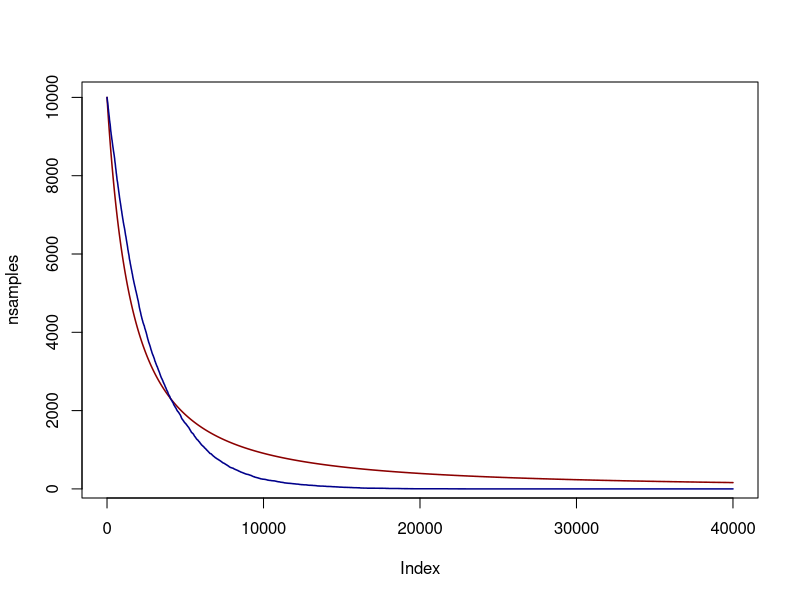
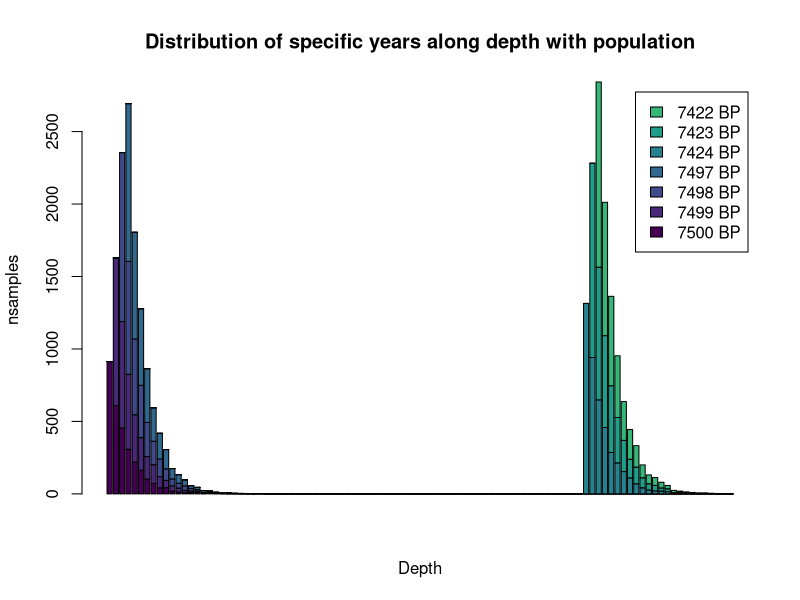
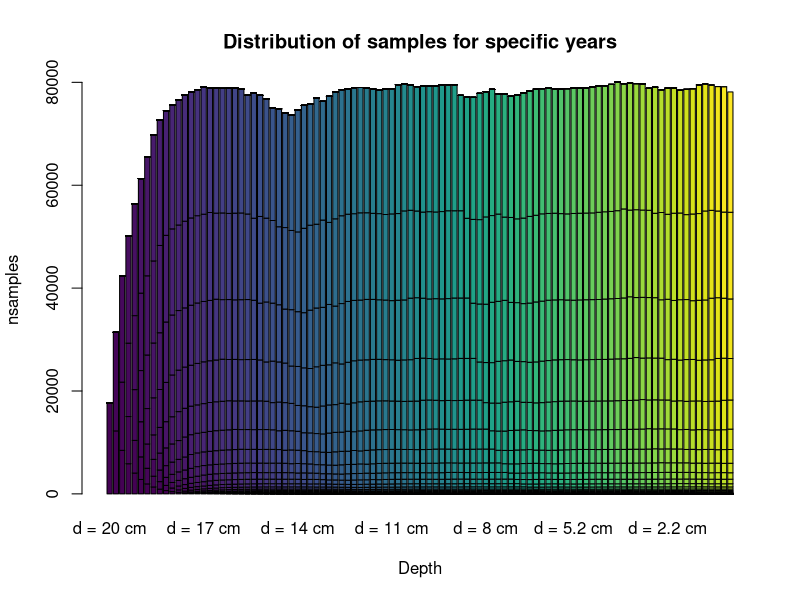
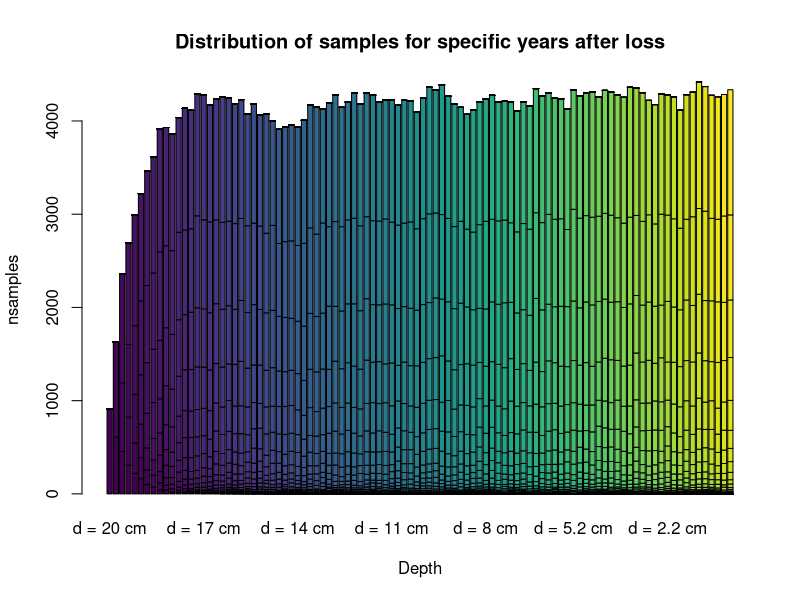

Source code (R) for these figures, in order:
## ---- chunk 1
# We need to reimplement the functions and get the simulation results from chapter 1
# to be able to use them again in this chapter

### Population protocol

## Function 1. Generation of population dynamics
#' @title Gpd
#' Returns a data.frame with two columns, where the number of rows is the number of
#' people. The first column contains the ages and the second column contains the sex.
#' @param x: Input data. A data frame or matrix with two columns and nrow = Initial
#' population. One row per individual. The first column is the age of the individual.
#' The second column is the sex of the individual, and must be c("F","M").
#' @param W_fer_age: Vector with two values. The first value is the youngest age
#' at which is considered that women can have children for prehistoric societies.
#'  The second value is the oldest age at which is considered that women can 
#'  have children. Default is c(10,30).
#' @param M_fer_age: Vector with two values. The first value is the youngest age
#' at which is considered that men can have children for prehistoric societies.
#' The second value is the oldest age at which is considered that men can have 
#' children. Default is c(15,40)
#' @param  P_o: Probability of a woman having a son per year. Default is 0.3.
#' @param prob: Probability that an individual will die if total population
#' exceeds K. Default is 0.8
#' @param K: Carrying capacity.
#' @param ...: This function uses the embedded function death(). 
#' Their arguments can be added.
#' @export

Gpd <- function(x, W_fer_age = c(10,45), M_fer_age = c(15,55),
                P_o = 0.3, prob = 0.8, K, ...){
  
  ### Process of having offspring
  
  # Female fertile population
  W <- x[x[,2]=="F",]
  W_fert <- W[W$Age>W_fer_age[1] & W$Age<W_fer_age[2],]
  
  # Male fertile population
  M <- x[x[,2]=="M",]
  M_fert <- M[M$Age>M_fer_age[1] & M$Age<M_fer_age[2],]
  
  ## Probability of having descendance per woman
  # Penalisation in case there are too few men
  pen <- round(nrow(M_fert)*2/nrow(W_fert),2) ## Assumes one man can have two women
  pen[pen>1] <- 1 ## The men penalisation can never multiply the birth rate per woman
  
  ## Probability of a woman having a son per year
  P_o <- P_o*pen
  
  Offspring <- sum(rbinom(nrow(W_fert),1,P_o))
  x$Age <- x$Age+1 ## They get one year older
  New_pop <- data.frame("Age" = rep(0,Offspring),                        
                        "Sex" = sample(c("M","F"),Offspring,prob=c(0.5,0.5),replace = TRUE))
  x <- rbind(x,New_pop)
  
  ### Process of dying
  
  vec_d <- apply(x,1,death,...)
  x <- x[vec_d==0,]
  
  ## Apply carrying capacty restrictions
  x <- K_lim(x, K = K, prob = prob)
  
  return(x)
}

## Function 2. Simulation of death process
#' @title death
#' Returns a value (0,1) where 0 = person lives and 1 = person dies, based
#' on pd (the probability matrix)
#' Thought to use with apply
#' @param x: An integer with the age of the person
#' @param pd: The probability matrix for mortality by age
#' @export

## The age-structured data frame is based on Gurven, Kaplan and Supa, 2007.
## It is extracted adapted after computation from their text (not graphs or tables)

death <- function(x,pd=data.frame("Age" = c(0:99),
                                  "P_d" = c(rep(0.14,1),
                                            rep(0.16,4),
                                            rep(0.05,5),
                                            rep(0.01,24),
                                            rep(0.03,14),
                                            rep(0.1,10),
                                            rep(0.3,42)))){
  age <- as.numeric(x[1])
  return(rbinom(1,1,prob = pd[pd$Age==age,2]))
}

## Function 3. Simulation of carrying capacity limitation
#' @title K_lim
#' If the population exceeds the carrying capacity, it eliminates oversize
#' with 0.8 probability per person exceeding.
#' @param x: Data frame or matrix. Population (number of people)
#' @param K: Integer. Carrying capacity. Provided by the user
#' @param prob: It is the probability of dying when surpassing carrying capacity
#' @export

K_lim <- function(x,K,prob = 0.8){
  p <- nrow(x)
  if (p>K){
    o <- rbinom(p-K,1,prob)
    o <- sum(o[o==1])
    o[o==0] <- 1 ## Avoids problem eliminating all the df if remove == 0
    x <- x[-sample(1:nrow(x),o,replace = FALSE),]
  }
  return(x)
}


## Function 4. 
#' @title A_rates
#' Simulation of samples generated per year (anthropogenic deposition rates)
#' Returns the Kilograms of bone produced per year in a site.
#' @param x: Integer (user provided), vector or data.frame. It is the number of 
#' people inhabiting the site. If data.frame, the number of people is the number 
#' of rows. If vector, it is the length of the vector.
#' @param kcalpers: Quantity of kilocalories consumed per year per adult person.
#' For easier computation, it has a range of [1.5,2.5]. Defaul is 2
#' @param kcalmeat_eat: Proportion of kilocalories extracted from meat. Range [0,1].
#' Default is 0.45, based on Cordain et al (2000)
#' @param kcalmeat_prod: Quantity of kiocalories per meat kilogram. Range [1,2.5]
#' Default is 1.5, considering goat meat.
#' @param in_camp_eat: Proportion of food consumed within the camp. Range [0,1]. 
#' Default is 0.55 based on Collette-Barbesque et al. (2016).
#' @param in_camp_stay: Proportion of time spent in a specific camp. Valid for 
#' groups with high mobility. The proportion is computed within the function, but
#' the user introduces the weeks of occupation of the camp, where the maximum is
#' 52 (full year). Default is 13 (weeks, or 0.25 of the year).
#' three months a year.
#' @param kg: Bone proportion for each animal consumed. Default is 0.07 for now, 
#' based on Johnston et al. (2021), but perhaps I should change that. Review
#' @export

A_rates <- function(x,
                   kcalpers = 2,
                   kcalmeat_eat = 0.45,
                   kcalmeat_prod = 1.5,
                   in_camp_eat = 0.55,
                   in_camp_stay = 13,
                   kg = 0.07){
  
  if (in_camp_stay > 52) stop('A year cannot have more than 52 weeks')
  
  if (is.data.frame(x) == TRUE){
    P <- nrow(x)
  } else if (length(x) == 1){
    P <- x
  } else {
    P <- length(x)
  }
  
  B <- kcalpers*365
  M <- kcalmeat_eat
  R <- kcalmeat_prod
  S <- in_camp_eat
  O <- round(in_camp_stay/52,2)
  Kg <- kg

  C <- B*M
  
  G <- (C*S)/R ## Quantity (in kg) of animal consumed per person in camp during year t
  
  A <- P*O*Kg*G ## kilograms of meat consumed within a camp by the group
  W <- round((1000*A)/4) ## samples extracted from that meat
  
  return(W)
}


## Function 5. 
#' @title D_along
#' It distributes the samples produced in one specific year along the depth of the
#' site, without any kind of post-depositional alteration, and according to 
#' pre-established post-deposition rates. Returns a vector with the samples exponentially
#' distributed. The vector is as long as L/r and the error (Pb) is considered.
#' @param x: Integer (user provided), vector or data.frame. It is the number samples
#' produced at a specifi 't'.
#' @param r: Is the deposition rates. At this moment, values > than 0.5 are not accepted.
#' If values with two or more decimals are provided, the function will automatically round 
#' the value to one decimal.
#' @param Max_bone_thickness: Maximum thickness of bones within the assemblage. Four
#' values are possible: small ('s') = 2.5 cm; medium ('m') = 5 cm; large ('l') = 10 cm
#' and very large ('vl') = 20 cm. Default is 'm'.
#' @param Pb: Proportion of samples buried sample at tmax, considering error. Pb 
#' cannot be higher or equal to 1. Default is 0.9999, which stands for 99.99%.
#' @export

D_along <- function(x,r, Max_bone_thickness = "m", Pb = .9999){
  
  # Define W
  W <- x
  
  # Define parameter r
  r <- round(r,1)
  if(r>0.5) stop("values > 0.5 are not accepted for param 'r'")
  
  # Define parameter Max_bone_thickness (L)
  if (Max_bone_thickness == 's'){
    L <- 2.5
  } else if (Max_bone_thickness == 'm'){
    L <- 5
  } else if (Max_bone_thickness == 'l'){
    L <- 10
  } else if (Max_bone_thickness == 'vl'){
    L <- 20
  }
  
  # Constraints for parameter Pb
  if (Pb >= 1) stop("Pb must be lower than 1")
  
  # Define tmax
  tm <- L/r
  ss <- rep(0,round(tm)) ## Vector to distribute samples over
  
  # Estimate lambda
  l <- -log(1-Pb)/tm
  tl <- 0 # Year where the sample is deposited
  tu <- 1 # Year when it is covered
  
  for (i in 1:tm){
    Wb <- W*(1-exp(-l*(tu-tl))) ## Apply formula
    Wbprev <- W*(1-exp(-l*((tu-1)-tl))) ## To substract values previous to tu
    ss[i] <- round(Wb-Wbprev) ## Number of samples for each year
    tu <- tu + 1
  }
  
  return(ss)
}


## Function 6. 
#' @title Pop_stoch
#' It reproduces the population stochastic process. The result is a vector with the 
#' number of individuals for each year.
#' @param Pop: Integer with the initial population
#' @param K: Only if model_pop = TRUE. In this case, it is the carrying capacity
#' @param ts: Time-span, the number of years considered for the process
#' @param prob: Probability that an individual will die if total population
#' exceeds K. Default is 0.8
#' @param K: Carrying capacity.
#' @param ...: This function uses the functions Gpd(), and thus it also uses
#' death() and K_lim(). The additional arguments can be added.
#' @export

Pop_stoch <- function(Pop, K, prob = 0.8, ts, ...){
  
  ## Create initial population
  Ip <- Pop
  Ip <- data.frame("Age" = sample(10:30,Ip,10:30, replace = TRUE),
                   "Sex" = sample(c("M","F"), Ip, prob = c(0.5,0.5), replace = TRUE))
    
  pop <- c()
  
  ## Run stochastic process  
  for (i in 1:ts){
    pop[i] <- nrow(Gpd(Ip, K = K, prob = prob, ...))
    Ip <- Gpd(Ip, K = K, prob = prob, ...)
  }
  
  return(pop)
}

## Function 7. 
#' @title Rec_c
#' It spreads the different amount of samples accord different profundities
#' @param x: Vector with the number of samples per year
#' @param persqm: If TRUE, the total record is divided by the area of the site
#' (in square meters), so that the output belongs to each square meter. Default is
#' FALSE
#' @param area: Only if persqm = TRUE. In this case, the total area of the site 
#' must be provided
#' @param ts: Time-span, the number of years considered for the process
#' @param InitBP: Initial year considered for the process. In BP.
#' @param ...: This function uses the functions D_along(). The additional 
#' arguments can be added.
#' @export

Rec_c <- function(x, persqm = FALSE, area, ts, InitBP, ...){
  
  ## Whether sqm division must be included or not
  if (persqm == TRUE){
    x <- x/area
  }
  
  ## Spread dates along different depths
  matdim <- length(x)
  mat <- matrix(nrow=matdim,ncol=matdim)
  
  for (i in 1:matdim){
    new <- D_along(x[i], ...)
    st <- i-1
    pos <- c(rep(0,st),new)
    pos <- pos[1:matdim]
    mat[,i] <- pos
  }
  mat[is.na(mat)] <- 0
  
  ## Names for columns (each year)
  years <- seq(InitBP,InitBP-ts)
  nyears <- c()
  for (i in 1:matdim){
    nyears[i] <- paste0(years[i], " BP")
  }
  colnames(mat) <- nyears
  
  ## Names for rows (each depth)
  ## Extract arguments as a list
  Extract_param <- function(x, ...){ 
    extras <- list(...)
    return(list(extras=extras)) 
  }

  dr <- Extract_param(D_along, ...)
  dr <- dr$extras$r
  
  d <- rev(cumsum(rep(dr,nrow(mat)))) ## computes depths
  rownames(mat) <- paste0("d = ", d, " cm")

  return(mat)
}


set.seed(1234)
Ps <- Pop_stoch(Pop=100, ts= 100, K = 150)
samp <- unlist(lapply(Ps,A_rates)) ## Extract sample per time steps
Rec <- Rec_c(samp, InitBP = 7500, ts = 100, r = 0.2, Max_bone_thickness = "m")

tRec <- t(Rec)

## ---- chunk 2
library(DiagrammeR)

grViz("
digraph record_formation {

graph [layout = dot, ## Set title and layout
       label = 'Record loss process',
       labelloc = 't'
       fontname = Helvetica,
       fontsize = 30]

# node definitions with substituted label text
node [fontname = Helvetica, ## General node definition
      style = filled,
      color = MistyRose]
      
## Per node definition
a [label = '@@1',
   fillcolor = orange]
b [label = '@@2',
   fillcolor = orange]
c [label = '@@3',
   fillcolor = cadetblue,
   fixedsize = shape,
   width = 8.5,
   height = 1.5,
   fontsize = 30]

## General edge definition
edge [color = grey,
       arrowhead = vee,
       arrowtail = vee]

## Specific edges
a -> {c}
b -> {c}
}

## Label definition
[1]: 'Low impact - long term action'
[2]: 'High impact - short term action'
[3]: 'Remaining archaeological waste'

")
## ---- chunk 3


### COMPARISON OF SUROVELL AGAINST BINOMIAL

Ns <- 10000 ## Number of sites (proxies)
t <- 40000 ## Time span

## Surovell proposal
# Constants
a <- 5.726442e06  
b <- 2176.4
c <- -1.3925309


## Surovell's sites
Ss <- rep(Ns,t)
for (i in 2:t){
  tm <- a*((c(0,i)+b)^c)
  tm <- round((tm[2]/tm[1])*Ns)
  Ss[i] <- tm
}


#plot(Ss, type = "l")

## Binomial proposal

Bs <- rep(Ns,t)
for (i in 2:t){
  Ns <- rbinom(1,Ns,0.99964)
  Bs[i] <- Ns 
}
pbinom(10000,Ns,0.99964)
#Bs[2]
#?dbinom
plot(Ss, type = "l", lwd = 1.5, col = "darkred",ylab="nsamples")
lines(Bs, lwd = 1.5, col = "darkblue")

cor.test(Ss, Bs)
Bs[1:10]
Ss[1:10]
summary(lm(Ss ~ Bs))

dbinom(9997,10000,0.99964)
rbinom(1,10000,.9999)


## two thetas proposal
Ns <- 10000
th_l <- 0.9995
th_s <- 1

Ls <- rbinom(1,Ns,th_s)

Th_ss <- c(Ns,rep(Ls,t-1))

for (i in 2:t){
  Ls <- rbinom(1,Ls,th_l)
  Th_ss[i] <- Ls
}
Th_ss[10000]
Th_ss[10000:11000]
#plot(Ss, type = "l", lwd = 2, col = "darkred", main = "Different proposals of record loss", 
#     ylab = "Nsamples", xlab = "t")
#lines(Th_ss, lwd = 2, col = "darkblue")
#legend("topright", legend = c("Surovell", "Current"), lty = c(1,1), col = c("darkred","darkblue"))

cor.test(Ss,Th_ss)

## ---- chunk 4

## Function 8. Short term taphonomic loss
#' @title short_loss
#' Returns a data frame in the same form that the inserted data frame with 
#' reduced values for short-term taphonomic loss process
#' @param x: A vector with the amount of sample per depth. If used for many years, use
#' with apply function, where the rows of the data frame are the depths and the columns 
#' the years.
#' @param theta_s: Probability of the record surviving after the first year after deposition
#' @export

short_loss <- function(x,theta_s){
  res <- c()
  for (i in 1:length(x)){
    res[i] <- rbinom(1,x[i],theta_s)
  }
  return(res)
}

## Function 9. Long term taphonomic loss
#' @title long_loss
#' Returns a data frame in the same form that the inserted data frame with 
#' reduced values for short-term taphonomic loss process
#' @param x: A vector with the amount of sample per depth. If used for many years, use
#' with apply function, where the rows of the data frame are the depths and the columns 
#' the years.
#' @param theta_l: Probability of the record surviving after the first year after deposition
#' @param it: Initial time. Initial year of occupation in BP.
#' @export

long_loss <- function(x, theta_l, it){
  t <- it+1950
  
  for (i in 1:ncol(x)){
    prob <- theta_l^(t-i)
    s <- x[,i]
      for (k in 1:length(s)){
        s[k] <- rbinom(1,s[k],prob)
               
      }
    x[,i] <- s  
  }
  return(x)
}
## ---- chunk 5
tlRec <- apply(Rec, 2, short_loss, 0.9)
lRec <- long_loss(tlRec,.9997,7500)
tlRec <- t(lRec)
## ---- chunk 6
library(viridis)
barplot(tlRec[c(1:4,77:79),], col = viridis(10), legend = colnames(Rec)[c(1:4,77:79)],
        xlab = "Depth", ylab = "nsamples", main = "Distribution of specific years along depth with population")
lines(Ps*300, col = "darkred", lwd = 1.5)

colnames(tlRec) <- colnames(tRec)
rownames(tlRec) <- rownames(tRec)

barplot(tRec, col = viridis(ncol(tRec)), #legend = colnames(Rec),
        xlab = "Depth", ylab = "nsamples", main = "Distribution of samples for specific years")

barplot(tlRec, col = viridis(ncol(tlRec)), #legend = colnames(Rec),
        xlab = "Depth", ylab = "nsamples", main = "Distribution of samples for specific years after loss")
